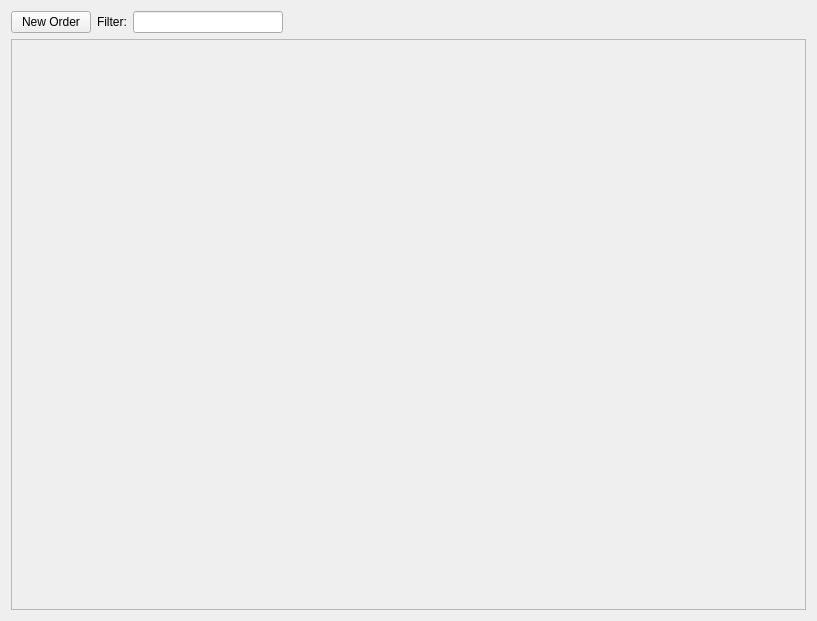
<?xml version="1.0" encoding="UTF-8"?>
<ui version="4.0">
 <class>Form</class>
 <widget class="QWidget" name="Form">
  <property name="geometry">
   <rect>
    <x>0</x>
    <y>0</y>
    <width>817</width>
    <height>621</height>
   </rect>
  </property>
  <property name="windowTitle">
   <string>Orders</string>
  </property>
  <layout class="QGridLayout" name="gridLayout">
   <item row="0" column="2">
    <widget class="QLineEdit" name="filter">
     <property name="minimumSize">
      <size>
       <width>150</width>
       <height>0</height>
      </size>
     </property>
     <property name="maximumSize">
      <size>
       <width>150</width>
       <height>16777215</height>
      </size>
     </property>
    </widget>
   </item>
   <item row="0" column="0">
    <widget class="QPushButton" name="button_new_order">
     <property name="text">
      <string>New Order</string>
     </property>
    </widget>
   </item>
   <item row="0" column="3">
    <spacer name="horizontalSpacer">
     <property name="orientation">
      <enum>Qt::Horizontal</enum>
     </property>
     <property name="sizeHint" stdset="0">
      <size>
       <width>731</width>
       <height>20</height>
      </size>
     </property>
    </spacer>
   </item>
   <item row="0" column="1">
    <widget class="QLabel" name="filter_label">
     <property name="text">
      <string>Filter:</string>
     </property>
    </widget>
   </item>
   <item row="1" column="0" colspan="4">
    <widget class="QFrame" name="placeholder">
     <property name="frameShape">
      <enum>QFrame::StyledPanel</enum>
     </property>
     <property name="frameShadow">
      <enum>QFrame::Raised</enum>
     </property>
    </widget>
   </item>
  </layout>
 </widget>
 <resources/>
 <connections/>
</ui>
